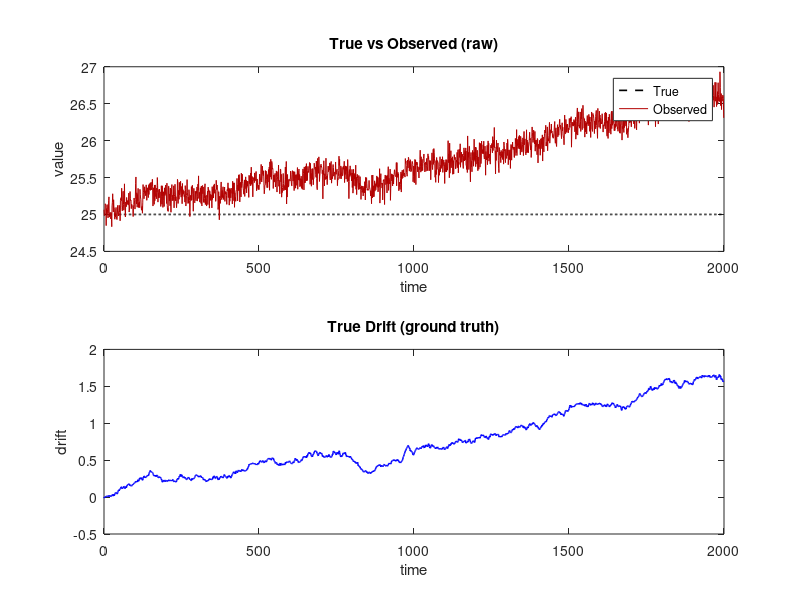
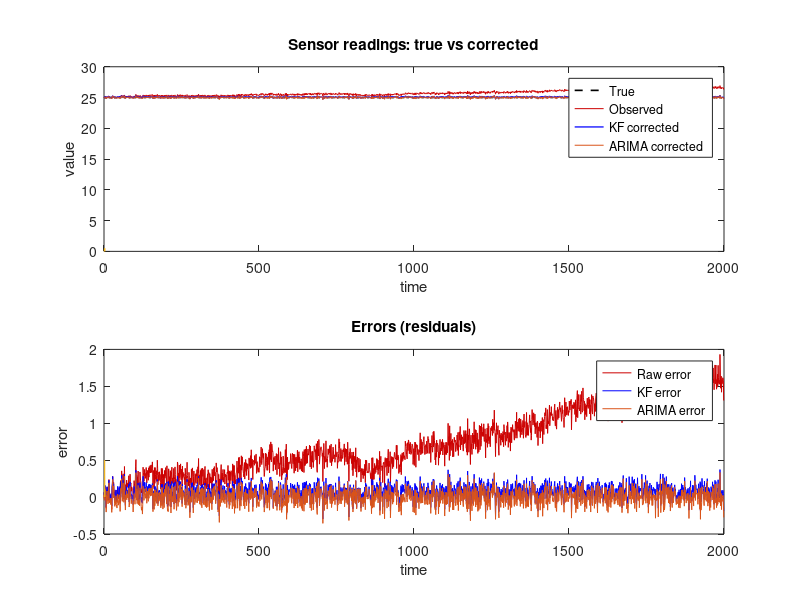
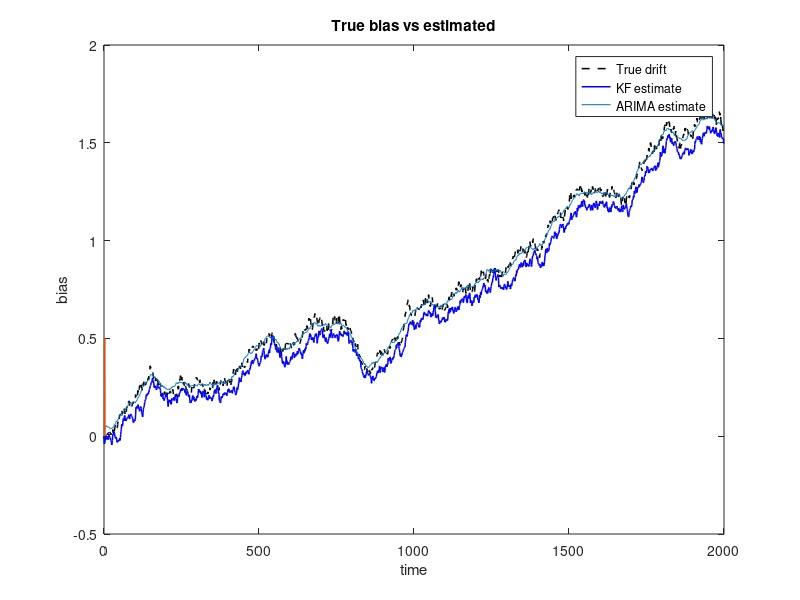

Recreate these plots in MATLAB, in order.
%% sensor_drift_compensation.m
% Simulate aging-only sensor drift, compensate with Kalman Filter and ARIMA,
% compute RMSE/MAE, and plot results.
% Requires MATLAB. For ARIMA forecasting, Econometrics Toolbox is used (arima, estimate, forecast).
% If not available, a simple trend-fit fallback is provided.

clear; close all; clc;
rng(0); % reproducibility

%% ----- PARAMETERS -----
T = 2000;                 % number of time steps
dt = 1;                   % time step (units arbitrary; e.g., minutes)
t = (0:T-1)'*dt;

% True signal (e.g., slowly varying environment)
% Choose constant or slowly varying (comment/uncomment)
true_const = 25;                   % constant temperature
true_signal = true_const * ones(T,1);
% true_signal = 25 + 0.01*sin(2*pi*t/1440); % example slow cyclical

% Aging-only drift model: random-walk with drift mu
mu = 0.0008;                % deterministic aging per step (mean increment)
sigma_w = 0.01;             % stochastic drift noise (process noise)
sigma_v = 0.1;              % measurement noise (sensor noise)

% Create drift and noisy observations
drift = zeros(T,1);
for k=2:T
    drift(k) = drift(k-1) + mu + sigma_w*randn;
end
y = true_signal + drift + sigma_v*randn(T,1); % observed sensor readings

%% ----- Plot raw data (first look) -----
figure('Name','Raw Data Overview','NumberTitle','off','Units','normalized','Position',[0.1 0.1 0.7 0.6]);
subplot(2,1,1)
plot(t, true_signal, 'k--','LineWidth',1.2); hold on;
plot(t, y, 'Color',[0.7 0 0],'LineWidth',0.6);
legend('True','Observed'); title('True vs Observed (raw)'); xlabel('time'); ylabel('value');
subplot(2,1,2)
plot(t, drift,'b','LineWidth',1.1); title('True Drift (ground truth)'); xlabel('time'); ylabel('drift');

%% ----- 1) KALMAN FILTER IMPLEMENTATION -----
% State vector: x = [s; b] where s = true signal, b = bias/drift
% Dynamics: x_{k+1} = A*x_k + w_k  with w~N(0,Q)
% Measurement: y_k = H*x_k + v_k
A = [1 0; 0 1];         % we model s and b as random walks (could change for known dynamics)
H = [1 1];              % y = s + b + v
% Process & measurement covariances
q_s = 1e-6;             % small process noise for true signal (tune)
q_b = sigma_w^2;        % process noise for bias ≈ variance of drift increment
Q = diag([q_s q_b]);
R = sigma_v^2;          % measurement noise variance

% Initialization
x_est = zeros(2,T);     % filter state estimates
P = eye(2)*1;           % initial covariance (large-ish if uncertain)
x_est(:,1) = [y(1); 0]; % start with observed value for s and 0 bias
P = eye(2)*1;

% Kalman filter loop
for k=2:T
    % Predict
    x_pred = A * x_est(:,k-1);
    P_pred = A * P * A' + Q;
    % Update
    S = H * P_pred * H' + R;
    K = (P_pred * H') / S;                     % Kalman gain (2x1)
    innovation = y(k) - H * x_pred;
    x_est(:,k) = x_pred + K * innovation;
    P = (eye(2) - K*H) * P_pred;
end

y_kf_corr = y - x_est(2,:)'; % corrected reading = observed - estimated bias

%% ----- 2) ARIMA-BASED COMPENSATION -----
% Strategy (simulation): since we have true drift in simulation, we fit ARIMA to drift
% In real use: estimate drift series via baseline or low-pass filter then fit ARIMA.
use_econ = exist('arima','file')==2; % detect econometrics toolbox

if use_econ
    % Fit ARIMA to the (known) drift series
    % difference if necessary: here drift is non-stationary (random walk with drift) -> d=1
    model = arima('Constant',NaN,'AR',NaN,'MA',NaN,'D',1); % just allow estimation
    [estModel, estParamCov, logL] = estimate(model, drift,'Display','off');
    % Forecast drift for one-step ahead (we will produce 1-step forecasts across series)
    % We'll build a rolling forecast for fairness
    drift_hat = zeros(T,1);
    window = 500; % warm-up window for initial fit (increase if needed)
    for k=window+1:T-1
        d_window = drift(1:k); % use past true drift in simulation (in real use use estimated drift)
        try
            m = estimate(arima('D',1,'ARLags',1,'MALags',1), d_window,'Display','off');
            [F,YMSE] = forecast(m,1,'Y0',d_window);
            drift_hat(k+1) = F; % forecast next-step drift
        catch
            % fallback: linear trend extrapolation if estimation fails
            p = polyfit((1:k)', d_window, 1);
            drift_hat(k+1) = polyval(p, k+1);
        end
    end
    % For initial points fill with simple method
    drift_hat(1:window) = movmedian(drift(1:window),max(3,floor(window/10)));
    y_arima_corr = y - drift_hat;
else
    % Econometrics toolbox missing: fallback simple trend estimation (moving average or linear)
    warning('Econometrics toolbox not found. Using simple moving-window trend estimate for ARIMA fallback.');
    drift_hat = movmean(y - true_signal, 50); % moving average estimate of bias (not ARIMA)
    y_arima_corr = y - drift_hat;
end

%% ----- EVALUATION: RMSE and MAE (before and after corrections) -----
rmse = @(a,b) sqrt(mean((a-b).^2));
mae = @(a,b) mean(abs(a-b));

metrics.raw.RMSE = rmse(y, true_signal);
metrics.raw.MAE  = mae(y, true_signal);

metrics.kf.RMSE = rmse(y_kf_corr, true_signal);
metrics.kf.MAE  = mae(y_kf_corr, true_signal);

metrics.arima.RMSE = rmse(y_arima_corr, true_signal);
metrics.arima.MAE  = mae(y_arima_corr, true_signal);

% Display
fprintf('---- Performance (lower is better) ----\n');
fprintf('Raw    : RMSE = %.4f, MAE = %.4f\n', metrics.raw.RMSE, metrics.raw.MAE);
fprintf('Kalman : RMSE = %.4f, MAE = %.4f\n', metrics.kf.RMSE, metrics.kf.MAE);
fprintf('ARIMA  : RMSE = %.4f, MAE = %.4f\n', metrics.arima.RMSE, metrics.arima.MAE);

%% ----- PLOTS: Time series and errors -----
figure('Name','Comparison: True, Raw, KF-corrected, ARIMA-corrected','NumberTitle','off','Units','normalized','Position',[0.1 0.1 0.8 0.6]);
subplot(2,1,1);
plot(t, true_signal, 'k--','LineWidth',1.2); hold on;
plot(t, y, 'Color',[0.8 0 0]); 
plot(t, y_kf_corr, 'b','LineWidth',0.9);
plot(t, y_arima_corr, [0 .5 0],'LineWidth',0.9);
legend('True', 'Observed', 'KF corrected', 'ARIMA corrected','Location','best');
title('Sensor readings: true vs corrected'); xlabel('time'); ylabel('value');

subplot(2,1,2);
plot(t, y - true_signal, 'Color',[0.8 0 0]); hold on;
plot(t, y_kf_corr - true_signal, 'b');
plot(t, y_arima_corr - true_signal, [0 .5 0]);
legend('Raw error','KF error','ARIMA error');
title('Errors (residuals)'); xlabel('time'); ylabel('error');

% Plot estimated bias
figure('Name','Bias estimates','NumberTitle','off','Units','normalized','Position',[0.2 0.2 0.6 0.45]);
plot(t, drift, 'k--','LineWidth',1.1); hold on;
plot(t, x_est(2,:)', 'b','LineWidth',1.1);
if exist('drift_hat','var')
    plot(t, drift_hat, [0 .5 0],'LineWidth',1.1);
    legend('True drift','KF estimate','ARIMA estimate');
else
    legend('True drift','KF estimate');
end
title('True bias vs estimated'); xlabel('time'); ylabel('bias');

%% ----- SAVE / EXPORT results (optional) -----
save_results = true;
if save_results
    save('sensor_drift_results.mat', 't', 'true_signal', 'y', 'drift', 'x_est', 'drift_hat', 'y_kf_corr', 'y_arima_corr', 'metrics');
end

%% ----- END -----
